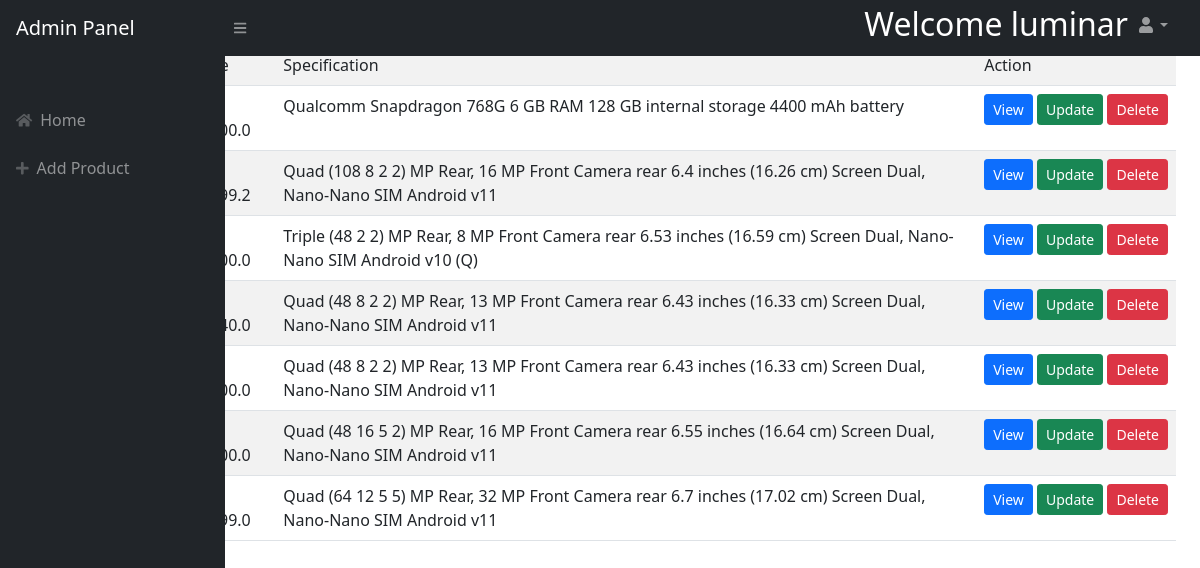
The page /mobileadmin/listall/ (signed in) on the database its author committed.
### mobileadmin/models.py (models this page shows, shortened)
class Product(models.Model):
    product_name = models.CharField(max_length=120)
    price = models.FloatField()
    specs = models.CharField(max_length=120)
    image = models.ImageField(upload_to="images/")

### mobileadmin/views.py (the view)
# urls.py: path('listall/',listall,name="listall"),
def listall(request):
    mobiles = Product.objects.all()
    context = {}
    context["mobiles"] = mobiles
    return render(request, "mobileadmin/adminpage.html", context)

### mobileadmin/templates/mobileadmin/adminpage.html
{% extends 'mobileadmin/adminhome.html'%}
{% block body_block %}
<table class="table table-striped table-hover" style="padding-top:100px;" >
    <tr>
        <td>Product</td>
        <td>Price</td>
        <td>Specification</td>
        <td>Action</td>
    </tr>
     {% for mobile in mobiles%}
    <tr>
         <td>{{mobile.product_name}}</td>
        <td> Rs {{mobile.price}}</td>
        <td>{{mobile.specs}}</td>
        <td style='white-space: nowrap;'>
             <a href="{%url 'detail' mobile.id%}" class="btn btn btn-primary btn-rounded btn-sm my-0">View</a>
             <a href="{%url 'update' mobile.id%}" class="btn btn-success btn-rounded btn-sm my-0">Update</a>
             <a href="{%url 'delete' mobile.id%}" class="btn btn-danger btn-rounded btn-sm my-0">Delete</a>
        </td>
    </tr>
    {% endfor %}
</table>
    {% endblock %}

### mobileadmin/templates/mobileadmin/adminhome.html (shortened to what this page needs)
<!DOCTYPE html>
{%load static%}
<html lang="en">
    <head>
        <link href="https://cdn.jsdelivr.net/npm/simple-datatables@latest/dist/style.css" rel="stylesheet" />
        <link href="{%static 'css/styles.css'%}" rel="stylesheet" />
    </head>
    <body class="sb-nav-fixed">
        <nav class="sb-topnav navbar navbar-expand navbar-dark bg-dark">
            <a class="navbar-brand ps-3" href="#">Admin Panel</a>
            <button class="btn btn-link btn-sm order-1 order-lg-0 me-4 me-lg-0" id="sidebarToggle" href="#!"><i class="fas fa-bars"></i></button>
            <ul class="navbar-nav ms-auto ms-md-0 me-3 me-lg-4">
                <h2 style="color:white">Welcome {{request.user}}</h2>
                <li class="nav-item dropdown">
                    <a class="nav-link dropdown-toggle" id="navbarDropdown" href="#" role="button" data-bs-toggle="dropdown" aria-expanded="false"><i class="fas fa-user fa-fw"></i></a>
                </li>
            </ul>
        </nav>
        <div id="layoutSidenav">
            <div id="layoutSidenav_nav">
                <nav class="sb-sidenav accordion sb-sidenav-dark" id="sidenavAccordion">
                    <div class="sb-sidenav-menu">
                        <div class="nav">
                            <div class="sb-sidenav-menu-heading"></div>
                            <a class="nav-link" href="{%url 'listall'%}">
                                <div class="sb-nav-link-icon"><i class="fas fa-home"></i></div>
                                Home
                            </a>
                            <a class="nav-link" href="{%url 'add'%}">
                                <div class="sb-nav-link-icon"><i class="fas fa-plus"></i></i></div>
                                Add Product
                            </a>
                                </nav>
                            </div>
                    </div>
                    <div class="sb-sidenav-footer">
                        <div class="small">Logged in as:</div>
                    </div>
            <div id="layoutSidenav_content">
                <main>
                    <div class="container-fluid px-4">
                      {% block body_block%}
                      {% endblock %}
                    </div>
                </main>
            </div>
    </body>
</html>

### rows shown on the page
Product: specs "Qualcomm Snapdragon 768G 6 GB RAM 128 GB internal storage 4400 mAh battery"
Product: specs "Quad (108 8 2 2) MP Rear, 16 MP Front Camera rear 6.4 inches (16.26 cm) Screen Dual, Nano-Nano SIM Android v11"
Product: specs "Triple (48 2 2) MP Rear, 8 MP Front Camera rear 6.53 inches (16.59 cm) Screen Dual, Nano-Nano SIM Android v10 (Q)"
Product: specs "Quad (48 8 2 2) MP Rear, 13 MP Front Camera rear 6.43 inches (16.33 cm) Screen Dual, Nano-Nano SIM Android v11"
Product: specs "Quad (48 8 2 2) MP Rear, 13 MP Front Camera rear 6.43 inches (16.33 cm) Screen Dual, Nano-Nano SIM Android v11"
Product: specs "Quad (48 16 5 2) MP Rear, 16 MP Front Camera rear 6.55 inches (16.64 cm) Screen Dual, Nano-Nano SIM Android v11"
Product: specs "Quad (64 12 5 5) MP Rear, 32 MP Front Camera rear 6.7 inches (17.02 cm) Screen Dual, Nano-Nano SIM Android v11"

### other values the page prints
{{ request.user }} "luminar"
